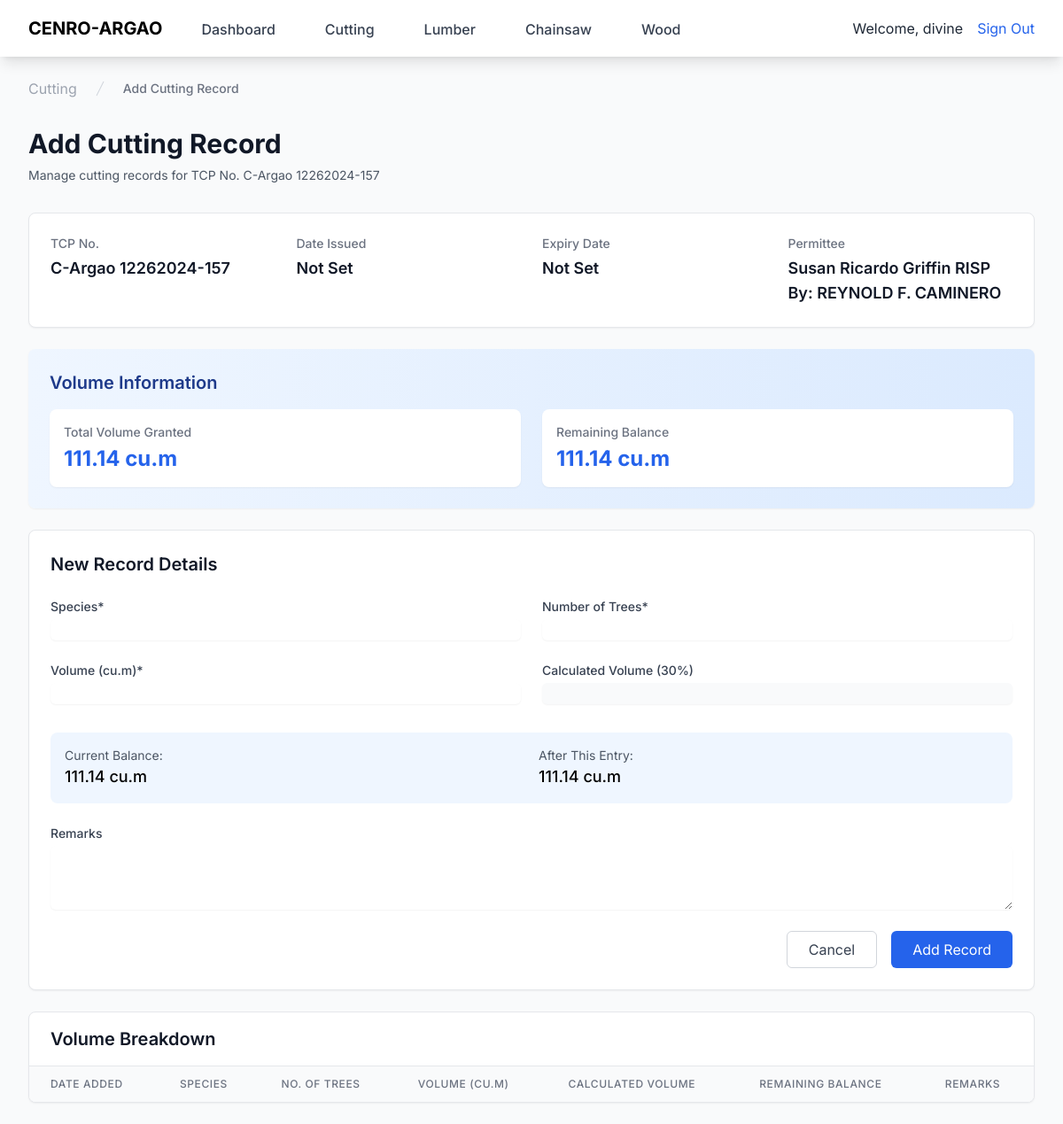
/cutting/add-record/C-Argao 12262024-157/ (signed in), run on an earlier commit of the app's database.
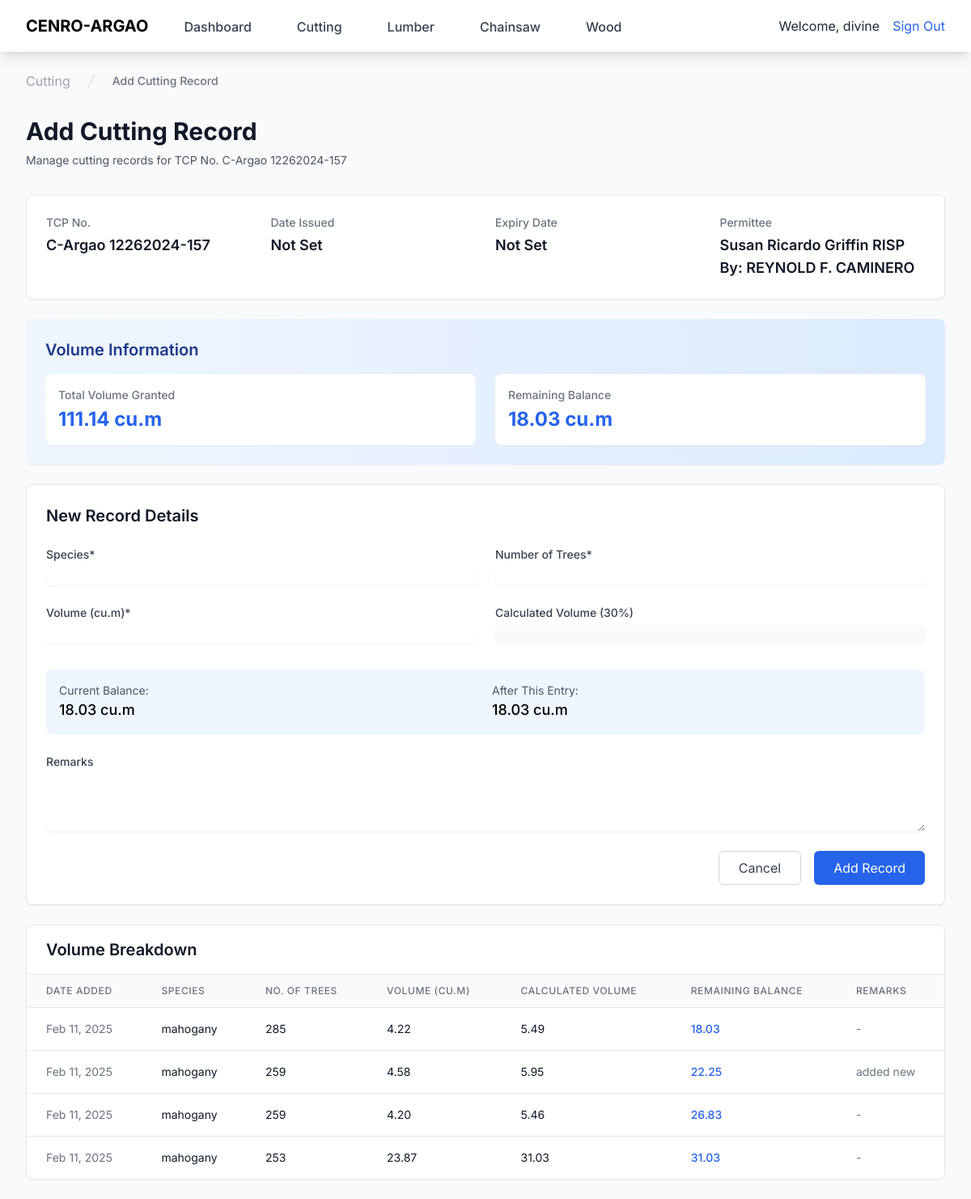
And on a later commit of the database.
### base/models.py (models this page shows, shortened)
class Cutting(models.Model):
    tcp_no = models.CharField(max_length=100, unique=True)
    permit_issue_date = models.DateField(null=True, blank=True)
    expiry_date = models.DateField(null=True, blank=True)
    permittee = models.CharField(max_length=100)
    rep_by = models.CharField(max_length=100, blank=True, null=True)
    total_volume_granted = models.DecimalField(max_digits=10, decimal_places=2)
    location = models.CharField(max_length=200, default='')
    tct_oct_no = models.CharField(max_length=100, default='')
    tax_dec_no = models.CharField(max_length=100, default='')
    lot_no = models.CharField(max_length=100, default='')
    area = models.DecimalField(max_digits=10, decimal_places=2, default=0)
    no_of_trees = models.IntegerField(default=0)
    species = models.CharField(max_length=100, default='')
    gross_volume = models.DecimalField(max_digits=10, decimal_places=2, default=0)
    created_at = models.DateTimeField(auto_now_add=True)
    updated_at = models.DateTimeField(auto_now=True)
    class Meta:
        ordering = ['-created_at']

class CuttingRecord(models.Model):
    parent_tcp = models.ForeignKey(Cutting, on_delete=models.CASCADE)
    date_added = models.DateTimeField(auto_now_add=True)
    species = models.CharField(max_length=100)
    no_of_trees = models.IntegerField()
    volume = models.DecimalField(max_digits=10, decimal_places=2)
    calculated_volume = models.DecimalField(max_digits=10, decimal_places=2)
    _remaining_balance = models.DecimalField(
        max_digits=10,
        decimal_places=2,
        db_column='remaining_balance',
        default=Decimal('0.00')  # Add default value
    )
    remarks = models.TextField(blank=True, null=True)
    @property
    def remaining_balance(self):
        return self._remaining_balance
    @remaining_balance.setter
    def remaining_balance(self, value):
        self._remaining_balance = value
    class Meta:
        ordering = ['-date_added']

### base/views.py (the view, shortened to what this page needs)
# urls.py: path('cutting/add-record/<str:tcp_no>/', views.add_cutting_record, name='add_cutting_record'),
@login_required
def add_cutting_record(request, tcp_no):
    parent_tcp = get_object_or_404(Cutting, tcp_no=tcp_no)
    volume_records = CuttingRecord.objects.filter(parent_tcp=parent_tcp).order_by('-date_added')
    initial_volume = parent_tcp.total_volume_granted
    if not volume_records.exists():
        remaining_balance = initial_volume
    else:
        remaining_balance = volume_records.first().remaining_balance
    try:
        formatted_issue_date = parent_tcp.permit_issue_date.strftime('%B %d, %Y') if parent_tcp.permit_issue_date else 'Not Set'
        formatted_expiry_date = parent_tcp.expiry_date.strftime('%B %d, %Y') if parent_tcp.expiry_date else 'Not Set'
    except AttributeError:
        formatted_issue_date = 'Not Set'
        formatted_expiry_date = 'Not Set'
    context = {
        'parent_tcp': parent_tcp,
        'remaining_balance': remaining_balance,
        'volume_records': volume_records,
        'form': CuttingRecordForm(),
        'formatted_issue_date': formatted_issue_date,
        'formatted_expiry_date': formatted_expiry_date
    }
    return render(request, 'add_cutting_record.html', context)

### base/forms.py (shortened to what this page needs)
class CuttingRecordForm(forms.ModelForm):
    class Meta:
        model = CuttingRecord
        fields = ['species', 'no_of_trees', 'volume', 'remarks']
        widgets = {
            'species': forms.TextInput(attrs={
                'class': 'mt-1 block w-full rounded-lg border-gray-300 shadow-sm focus:border-blue-500 focus:ring-blue-500',
                'required': True
            }),
            'no_of_trees': forms.NumberInput(attrs={
                'class': 'mt-1 block w-full rounded-lg border-gray-300 shadow-sm focus:border-blue-500 focus:ring-blue-500',
                'required': True
            }),
            'volume': forms.NumberInput(attrs={
                'step': '0.01',
                'class': 'mt-1 block w-full rounded-lg border-gray-300 shadow-sm focus:border-blue-500 focus:ring-blue-500',
                'required': True
            }),
            'remarks': forms.Textarea(attrs={
                'rows': 3,
                'class': 'mt-1 block w-full rounded-lg border-gray-300 shadow-sm focus:border-blue-500 focus:ring-blue-500'
            })
        }

### base/templates/add_cutting_record.html (shortened to what this page needs)
{% load static %}
{% load form_filters %}
{% load widget_tweaks %}
{% load custom_filters %}
<!DOCTYPE html>
<html lang="en">
<head>
    <script src="https://cdn.tailwindcss.com"></script>
</head>
<body class="bg-gray-50">
    <nav class="bg-white shadow-lg">
        <div class="max-w-7xl mx-auto px-4 sm:px-6 lg:px-8">
            <div class="flex justify-between h-16">
                <div class="flex">
                    <div class="flex-shrink-0 flex items-center">
                        <span class="text-xl font-bold text-darkgreen">CENRO-ARGAO</span>
                    </div>
                    <div class="hidden sm:ml-8 sm:flex sm:space-x-8">
                        <a href="{% url 'dashboard' %}" class="text-gray-700 inline-flex items-center px-3 pt-1 border-b-2 border-transparent hover:border-blue-600 hover:text-blue-600 transition-colors duration-200 text-m font-medium">
                            Dashboard
                        </a>
                        <a href="{% url 'cutting' %}" class="text-gray-700 inline-flex items-center px-3 pt-1 border-b-2 border-transparent hover:border-blue-600 hover:text-blue-600 transition-colors duration-200 text-m font-medium">
                            Cutting
                        </a>
                        <a href="{% url 'lumber' %}" class="text-gray-700 inline-flex items-center px-3 pt-1 border-b-2 border-transparent hover:border-blue-600 hover:text-blue-600 transition-colors duration-200 text-m font-medium">
                            Lumber
                        </a>
                        <a href="{% url 'chainsaw' %}" class="text-gray-700 inline-flex items-center px-3 pt-1 border-b-2 border-transparent hover:border-blue-600 hover:text-blue-600 transition-colors duration-200 text-m font-medium">
                            Chainsaw
                        </a>
                        <a href="{% url 'wood' %}" class="text-gray-700 inline-flex items-center px-3 pt-1 border-b-2 border-transparent hover:border-blue-600 hover:text-blue-600 transition-colors duration-200 text-m font-medium">
                            Wood
                        </a>
                    </div>
                </div>
                <div class="flex items-center">
                    <div class="text-m text-gray-800">
                        Welcome, {{ request.user.username }}
                    </div>
                    <a href="{% url 'logout' %}" class="ml-4 text-m text-blue-600 hover:text-blue-800">
                        Sign Out
                    </a>
                </div>
            </div>
        </div>
    </nav>
    <div class="max-w-7xl mx-auto py-6 sm:px-6 lg:px-8">
        <div class="mb-8">
            <nav class="flex" aria-label="Breadcrumb">
                <ol class="flex items-center space-x-4">
                    <li>
                        <div>
                            <a href="{% url 'cutting' %}" class="text-gray-400 hover:text-gray-500">
                                Cutting
                            </a>
                        </div>
                    </li>
                    <li>
                        <div class="flex items-center">
                            <svg class="flex-shrink-0 h-5 w-5 text-gray-300" fill="currentColor" viewBox="0 0 20 20">
                                <path d="M5.555 17.776l8-16 .894.448-8 16-.894-.448z" />
                            </svg>
                            <span class="ml-4 text-sm font-medium text-gray-500">Add Cutting Record</span>
                        </div>
                    </li>
                </ol>
            </nav>
        </div>
        <div class="mb-8">
            <h1 class="text-3xl font-bold text-gray-900">Add Cutting Record</h1>
            <p class="mt-2 text-sm text-gray-600">Manage cutting records for TCP No. {{ parent_tcp.tcp_no }}</p>
        </div>
        <div class="bg-white rounded-lg shadow-sm border border-gray-200 p-6 mb-6">
            <div class="grid grid-cols-1 md:grid-cols-2 lg:grid-cols-4 gap-6">
                <div>
                    <h3 class="text-sm font-medium text-gray-500">TCP No.</h3>
                    <p class="mt-1 text-lg font-semibold text-gray-900">{{ parent_tcp.tcp_no }}</p>
                </div>
                <div>
                    <h3 class="text-sm font-medium text-gray-500">Date Issued</h3>
                    <p class="mt-1 text-lg font-semibold text-gray-900">{{ formatted_issue_date }}</p>
                </div>
                <div>
                    <h3 class="text-sm font-medium text-gray-500">Expiry Date</h3>
                    <p class="mt-1 text-lg font-semibold text-gray-900">{{ formatted_expiry_date }}</p>
                </div>
                <div>
                    <h3 class="text-sm font-medium text-gray-500">Permittee</h3>
                    <p class="mt-1 text-lg font-semibold text-gray-900">{{ parent_tcp.permittee }}</p>
                </div>
            </div>
        </div>
        <div class="bg-gradient-to-r from-blue-50 to-blue-100 rounded-lg shadow-sm p-6 mb-6">
            <h2 class="text-xl font-semibold text-blue-900 mb-4">Volume Information</h2>
            <div class="grid grid-cols-1 md:grid-cols-2 gap-6">
                <div class="bg-white rounded-lg p-4 shadow-sm">
                    <p class="text-sm font-medium text-gray-500">Total Volume Granted</p>
                    <p class="mt-1 text-2xl font-bold text-blue-600">{{ parent_tcp.total_volume_granted }} cu.m</p>
                </div>
                <div class="bg-white rounded-lg p-4 shadow-sm">
                    <p class="text-sm font-medium text-gray-500">Remaining Balance</p>
                    <p class="mt-1 text-2xl font-bold {% if remaining_balance <= 0 %}text-red-600{% else %}text-blue-600{% endif %}">
                        {{ remaining_balance }} cu.m
                    </p>
                </div>
            </div>
        </div>
        <div class="bg-white rounded-lg shadow-sm border border-gray-200 p-6 mb-6">
            <h2 class="text-xl font-semibold text-gray-900 mb-6">New Record Details</h2>
            <form method="POST" id="addRecordForm" class="space-y-6">
                <div class="grid grid-cols-1 md:grid-cols-2 gap-6">
                    <div>
                        <label class="block text-sm font-medium text-gray-700">Species*</label>
                        <input type="text" name="species" class="mt-1 block w-full rounded-md border-gray-300 shadow-sm focus:border-blue-500 focus:ring-blue-500" required>
                    </div>
                    <div>
                        <label class="block text-sm font-medium text-gray-700">Number of Trees*</label>
                        <input type="number" name="no_of_trees" class="mt-1 block w-full rounded-md border-gray-300 shadow-sm focus:border-blue-500 focus:ring-blue-500" required>
                    </div>
                </div>
                <div class="grid grid-cols-1 md:grid-cols-2 gap-6">
                    <div>
                        <label class="block text-sm font-medium text-gray-700">Volume (cu.m)*</label>
                        <input type="number" step="0.01" name="volume" id="inputVolume" class="mt-1 block w-full rounded-md border-gray-300 shadow-sm focus:border-blue-500 focus:ring-blue-500" required>
                    </div>
                    <div>
                        <label class="block text-sm font-medium text-gray-700">Calculated Volume (30%)</label>
                        <input type="number" step="0.01" id="calculatedVolume" class="mt-1 block w-full rounded-md bg-gray-50 border-gray-300 shadow-sm" readonly>
                    </div>
                </div>
                <div class="bg-blue-50 rounded-lg p-4">
                    <div class="grid grid-cols-2 gap-4">
                        <div>
                            <p class="text-sm text-gray-600">Current Balance:</p>
                            <p class="font-medium text-lg" id="currentBalance">{{ remaining_balance }} cu.m</p>
                        </div>
                        <div>
                            <p class="text-sm text-gray-600">After This Entry:</p>
                            <p class="font-medium text-lg" id="newBalance">{{ remaining_balance }} cu.m</p>
                        </div>
                    </div>
                </div>
                <div>
                    <label class="block text-sm font-medium text-gray-700">Remarks</label>
                    <textarea name="remarks" rows="3" class="mt-1 block w-full rounded-md border-gray-300 shadow-sm focus:border-blue-500 focus:ring-blue-500"></textarea>
                </div>
                <div class="flex justify-end space-x-4">
                    <a href="{% url 'cutting' %}" class="px-6 py-2 border border-gray-300 rounded-md text-gray-700 bg-white hover:bg-gray-50 focus:outline-none focus:ring-2 focus:ring-offset-2 focus:ring-blue-500">
                        Cancel
                    </a>
                    <button type="submit" class="px-6 py-2 bg-blue-600 text-white rounded-md hover:bg-blue-700 focus:outline-none focus:ring-2 focus:ring-offset-2 focus:ring-blue-500">
                        Add Record
                    </button>
                </div>
            </form>
        </div>
        <div class="bg-white rounded-lg shadow-sm border border-gray-200 overflow-hidden">
            <div class="px-6 py-4 border-b border-gray-200">
                <h2 class="text-xl font-semibold text-gray-900">Volume Breakdown</h2>
            </div>
            <div class="overflow-x-auto">
                <table class="min-w-full divide-y divide-gray-200">
                    <thead class="bg-gray-50">
                        <tr>
                            <th class="px-6 py-3 text-left text-xs font-medium text-gray-500 uppercase tracking-wider">Date Added</th>
                            <th class="px-6 py-3 text-left text-xs font-medium text-gray-500 uppercase tracking-wider">Species</th>
                            <th class="px-6 py-3 text-left text-xs font-medium text-gray-500 uppercase tracking-wider">No. of Trees</th>
                            <th class="px-6 py-3 text-left text-xs font-medium text-gray-500 uppercase tracking-wider">Volume (cu.m)</th>
                            <th class="px-6 py-3 text-left text-xs font-medium text-gray-500 uppercase tracking-wider">Calculated Volume</th>
                            <th class="px-6 py-3 text-left text-xs font-medium text-gray-500 uppercase tracking-wider">Remaining Balance</th>
                            <th class="px-6 py-3 text-left text-xs font-medium text-gray-500 uppercase tracking-wider">Remarks</th>
                        </tr>
                    </thead>
                    <tbody class="bg-white divide-y divide-gray-200">
                        {% for record in volume_records %}
                        <tr class="hover:bg-gray-50">
                            <td class="px-6 py-4 whitespace-nowrap text-sm text-gray-500">{{ record.date_added|date:"M d, Y" }}</td>
                            <td class="px-6 py-4 whitespace-nowrap text-sm text-gray-900">{{ record.species }}</td>
                            <td class="px-6 py-4 whitespace-nowrap text-sm text-gray-900">{{ record.no_of_trees }}</td>
                            <td class="px-6 py-4 whitespace-nowrap text-sm text-gray-900">{{ record.volume|floatformat:2 }}</td>
                            <td class="px-6 py-4 whitespace-nowrap text-sm text-gray-900">{{ record.calculated_volume|floatformat:2 }}</td>
                            <td class="px-6 py-4 whitespace-nowrap text-sm {% if record.remaining_balance <= 0 %}text-red-600{% else %}text-blue-600{% endif %} font-medium">
                                {{ record.remaining_balance|floatformat:2 }}
                            </td>
                            <td class="px-6 py-4 text-sm text-gray-500">{{ record.remarks|default:"-" }}</td>
                        </tr>
                        {% endfor %}
                    </tbody>
                </table>
            </div>
        </div>
    </div>
</body>
</html>

### base/templates/add_cutting_record.html (style rules this page uses)
body { font-family: 'Inter', sans-serif; }

What changed in the data, as far as the page shows it:
shown differently, row unchanged: Cutting "C-Argao 12262024-157": total_volume_granted "111.14" → (not shown)
added CuttingRecord: date_added "Feb 11, 2025", species "mahogany", no_of_trees "285", volume "4.22", calculated_volume "5.49", remaining_balance "18.03", remarks "-"
added CuttingRecord: date_added "Feb 11, 2025", species "mahogany", no_of_trees "259", volume "4.58", calculated_volume "5.95", remaining_balance "22.25", remarks "added new"
added CuttingRecord: date_added "Feb 11, 2025", species "mahogany", no_of_trees "259", volume "4.20", calculated_volume "5.46", remaining_balance "26.83", remarks "-"
added CuttingRecord: date_added "Feb 11, 2025", species "mahogany", no_of_trees "253", volume "23.87", calculated_volume "31.03", remaining_balance "31.03", remarks "-"
Also different on the page:
{{ remaining_balance }}: (not shown) → "18.03"
